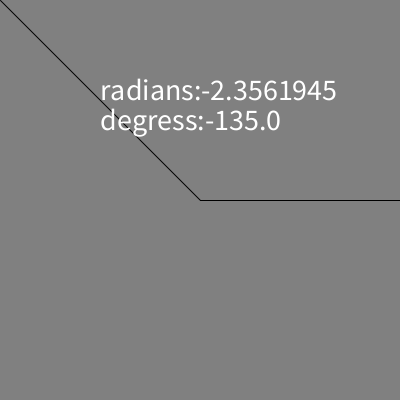
Frame 1 (no input)
Frame 60 (the mouse pressed at the canvas centre just before this capture): identical to frame 1, image omitted
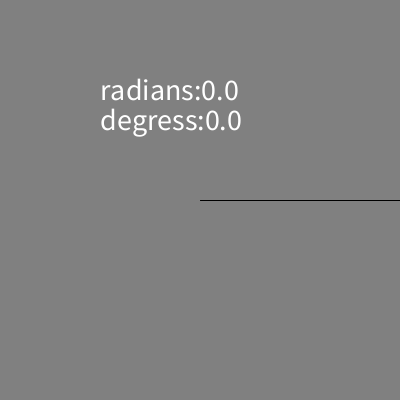
Frame 120 (the mouse held since frame 60 and released just before this capture)

The Processing sketch that drew these frames (run headless with seeded random() and noise(); from frame 60 on, the mouse is pressed at the canvas centre):

// Processing sketch: week05_3_atans_dy_dx_text_radians_degrees
// ── week05_3_atans_dy_dx_text_radians_degrees.pde
//week05-3-atans-dy-dx-text-radians-degrees
//degrees vs. radians 結合 week04-1 和 week05-2
void setup(){
  size(400,400);
  
}
void draw(){
  background(128);
  line(200,200,400,200);
  line(200,200,mouseX,mouseY);
  float dx =mouseX-200,dy=mouseY-200;
  float a=atan2(dy,dx);//神奇的三角函式 可找到arc弧的radians
  //atan2()出來的值 介於-PI...+PI 中間
  arc(200,200,200,200,0,a,PIE); //把算出來的arc radians拿來用
  textSize(30);
  text("radians:"+a,100,100);//radians 弧度/弳度
  text("degress:"+degrees(a),100,130);//degrees 度
  
}
